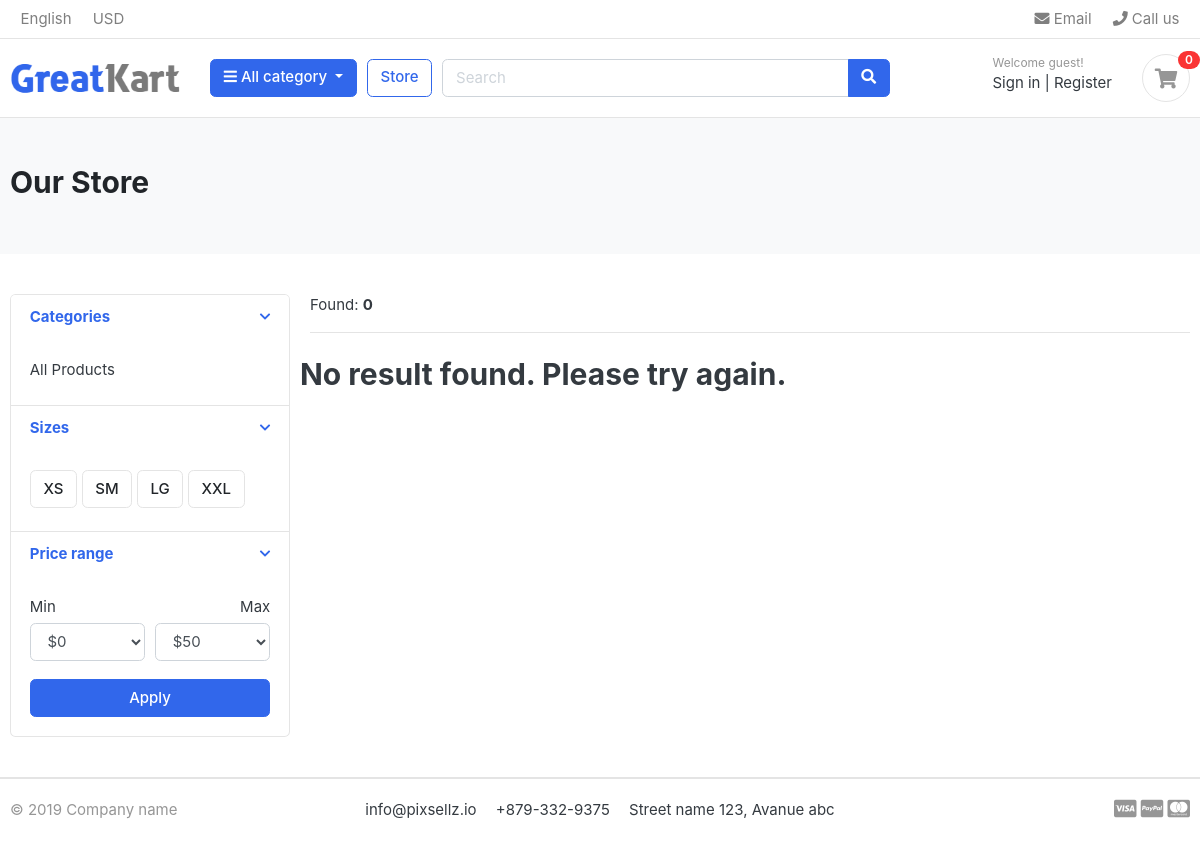
The page /store/ on the database as committed earlier.
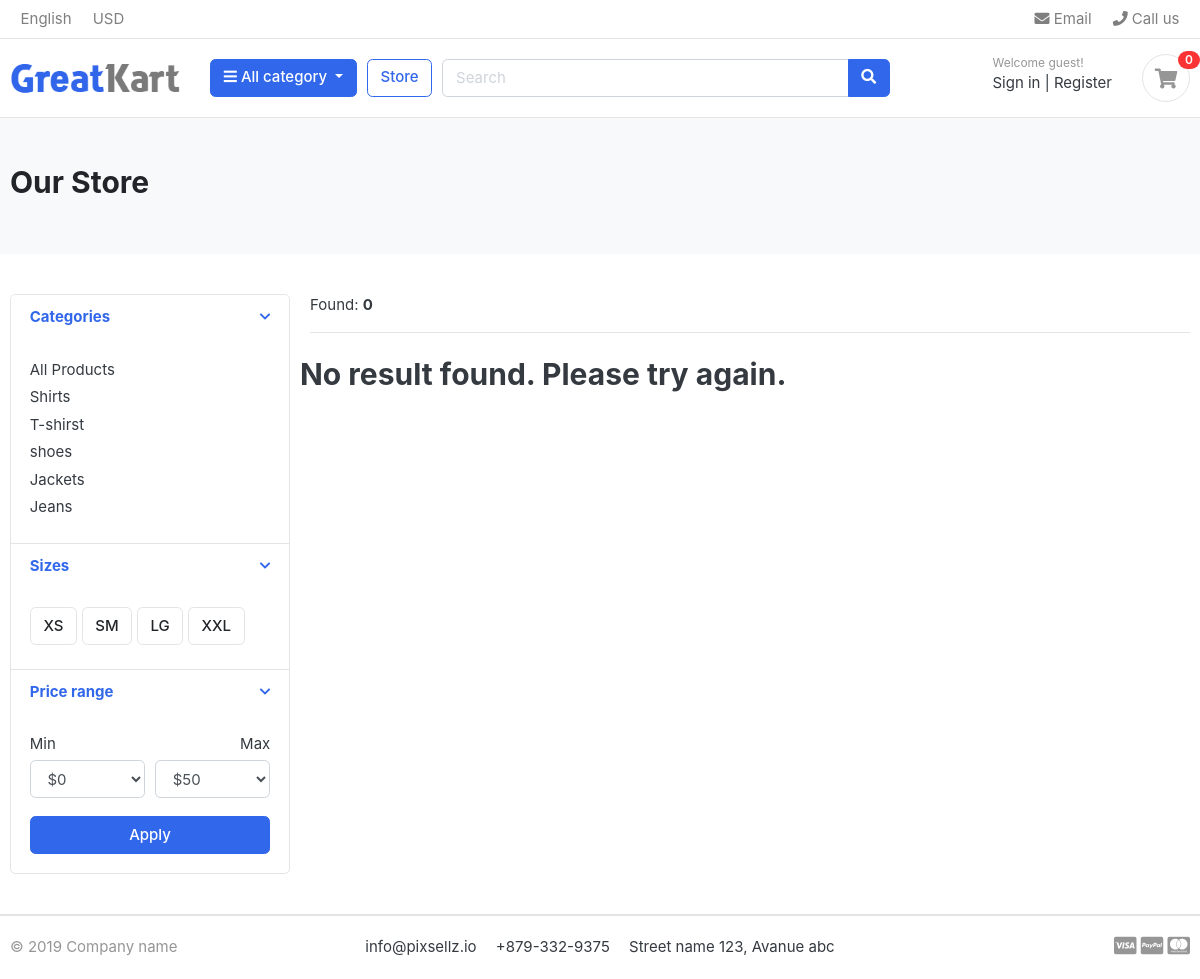
The same page on the database as committed later.
### category/models.py (models this page shows, shortened)
class Category (models.Model):
    category_name = models.CharField(max_length = 50)
    slug = models.SlugField(max_length=100, unique=True)
    description = models.TextField(max_length= 255, blank=True)
    cat_image = models.ImageField(upload_to = 'photos/categories', blank = True)
    class Meta:
        verbose_name = 'category'
        verbose_name_plural = 'categories'
    def get_url(self):
        return reverse('products_by_category', args = [self.slug])

### store/views.py (the view)
# urls.py: path("store/", include('store.urls')),
def store(request, category_slug=None):
    categories = None
    products = None
    if category_slug != None: # nếu người dùng chọn danh mục
        categories = get_object_or_404(Category, slug=category_slug) # tìm danh mục có slug tương ứng, nếu ko tìm thấy -> 404
        products = Product.objects.filter(category = categories, is_available = True) # lấy tất cả sản phẩm thuộc danh mục đó và còn hàng (is_available=True)
        paginator = Paginator(products, 1)
        page = request.GET.get('page')
        paged_products = paginator.get_page(page)
        product_count = products.count()
    else: # Nếu không chọn danh mục nào
        products = Product.objects.all().filter(is_available = True).order_by('id')
        paginator = Paginator(products, 3)
        page = request.GET.get('page')
        paged_products = paginator.get_page(page)
        product_count = products.count()
    context = {
        'products': paged_products,
        'product_count': product_count,
    }
    return render(request, 'store/store.html', context)

### carts/context_processors.py (called while the page is built)
def counter(reuqest): # đếm số lượng sản phẩm trong giỏ hàng
    cart_count = 0
    if 'admin' in reuqest.path:
        return {}
    else:
        try:
            cart = Cart.objects.filter(cart_id= _cart_id(reuqest))
            cart_items = CartItem.objects.all().filter(cart=cart[:1])
            for cart_item in cart_items:
                cart_count += cart_item.quantity
        except Cart.DoesNotExist:
            cart_count = 0
    return dict(cart_count=cart_count)

### carts/views.py (called while the page is built)
def _cart_id(request):
    cart = request.session.session_key # Lấy session id hiện tại của user
    if not cart:
        cart = request.session.create() # Tạo session mới nếu chưa có (session_key = None)
    return cart  # Trả lại session_id để dùng làm cart_id

### category/context_processors.py (called while the page is built)
def menu_links(request):
    links = Category.objects.all() # Lấy toàn bộ các bản ghi Category từ database.
    return dict(links = links)

### templates/store/store.html (shortened to what this page needs)
{% extends "base.html" %}
{% load static %}
{% block content %}
<section class="section-pagetop bg">
<div class="container">
	{% if 'search' in request.path %}
		<h2 class="title-page">Search Result</h2>
	{% else %}
		<h2 class="title-page">Our Store</h2>
	{% endif %}
</div>
</section>
<section class="section-content padding-y">
<div class="container">
<div class="row">
	<aside class="col-md-3">
		<div class="card">
			<article class="filter-group">
				<header class="card-header">
					<a href="#" data-toggle="collapse" data-target="#collapse_1" aria-expanded="true" class="">
						<i class="icon-control fa fa-chevron-down"></i>
						<h6 class="title">Categories</h6>
					</a>
				</header>
				<div class="filter-content collapse show" id="collapse_1" style="">
					<div class="card-body">
						<ul class="list-menu">
							<li><a href="{% url 'store' %}">All Products</a></li>
							{% for category in links %}
							<li><a href="{{ category.get_url}}">{{ category.category_name}}  </a></li>
							{% endfor%}
						</ul>
					</div>
				</div>
			</article>
			<article class="filter-group">
				<header class="card-header">
					<a href="#" data-toggle="collapse" data-target="#collapse_4" aria-expanded="true" class="">
						<i class="icon-control fa fa-chevron-down"></i>
						<h6 class="title">Sizes </h6>
					</a>
				</header>
				<div class="filter-content collapse show" id="collapse_4" style="">
					<div class="card-body">
					<label class="checkbox-btn">
						<span class="btn btn-light"> XS </span>
					</label>
					<label class="checkbox-btn">
						<span class="btn btn-light"> SM </span>
					</label>
					<label class="checkbox-btn">
						<span class="btn btn-light"> LG </span>
					</label>
					<label class="checkbox-btn">
						<span class="btn btn-light"> XXL </span>
					</label>
				</div>
				</div>
			</article>
			<article class="filter-group">
				<header class="card-header">
					<a href="#" data-toggle="collapse" data-target="#collapse_3" aria-expanded="true" class="">
						<i class="icon-control fa fa-chevron-down"></i>
						<h6 class="title">Price range </h6>
					</a>
				</header>
				<div class="filter-content collapse show" id="collapse_3" style="">
					<div class="card-body">
						<div class="form-row">
						<div class="form-group col-md-6">
						<label>Min</label>
							<select class="mr-2 form-control">
								<option value="0">$0</option>
							</select>
						</div>
						<div class="form-group text-right col-md-6">
						<label>Max</label>
							<select class="mr-2 form-control">
								<option value="50">$50</option>
							</select>
						</div>
						</div>
						<button class="btn btn-block btn-primary">Apply</button>
					</div>
				</div>
			</article>
		</div>
	</aside>
	<main class="col-md-9">
		<header class="border-bottom mb-4 pb-3">
				<div class="form-inline">
					<span class="mr-md-auto">Found: <b>{{ product_count }}</b> </span>
				</div>
		</header>
		<div class="row">
			{% if products  %}
			{% for product in products %}
			<div class="col-md-4">
				<figure class="card card-product-grid">
					<div class="img-wrap">
						<a href="{{ product.get_url }}"><img src="{{ product.images.url }}"></a>
					</div>
					<figcaption class="info-wrap">
						<div class="fix-height">
							<a href="{{ product.get_url }}" class="title">{{product.product_name}}</a>
							<div class="price-wrap mt-2">
								<span class="price">{{product.price}}</span>
							</div>
						</div>
						<a href="{{product.get_url }}" class="btn btn-block btn-primary">View Details </a>
					</figcaption>
				</figure>
			</div>
			{% endfor %}
			{% else %}
				<h2>No result found. Please try again.</h2>
			{% endif %}
		</div>
	</main>
</div>
</div>
</section>
{% endblock content %}

### templates/base.html (shortened to what this page needs)
{% load static %}
<!DOCTYPE HTML>
<html lang="en">
<head>
<link href={% static "css/bootstrap.css" %} rel="stylesheet" type="text/css"/>
<link href= {% static "fonts/fontawesome/css/all.min.css" %} type="text/css" rel="stylesheet">
<link href={% static "css/ui.css" %} rel="stylesheet" type="text/css"/>
<link href= {% static "css/responsive.css" %} rel="stylesheet" media="only screen and (max-width: 1200px)" />
</head>
<body>
    {% include "includes/navbar.html" %}
    {% block content %}
    {% endblock content %}
	{% include "includes/footer.html" %}

### templates/includes/navbar.html (shortened to what this page needs)
{% load static %}
<header class="section-header">
<nav class="navbar p-md-0 navbar-expand-sm navbar-light border-bottom">
<div class="container">
  <div class="collapse navbar-collapse" id="navbarTop4">
    <ul class="navbar-nav mr-auto">
    	<li class="nav-item dropdown">
		 	<a href="#" class="nav-link">   English </a>
		</li>
		<li class="nav-item dropdown">
			<a href="#" class="nav-link"> USD </a>
		</li>
    </ul>
    <ul class="navbar-nav">
		<li><a href="#" class="nav-link"> <i class="fa fa-envelope"></i> Email </a></li>
		<li><a href="#" class="nav-link"> <i class="fa fa-phone"></i> Call us </a></li>
	</ul>
  </div>
</div>
</nav>
<section class="header-main border-bottom">
	<div class="container">
<div class="row align-items-center">
	<div class="col-lg-2 col-md-3 col-6">
		<a href="{% url 'home' %}" class="brand-wrap">
			<img class="logo" src= {% static "./images/logo.png" %}>
		</a>
	</div>
	<div class="col-lg col-sm col-md col-6 flex-grow-0">
		<div class="category-wrap dropdown d-inline-block float-right">
			<button type="button" class="btn btn-primary dropdown-toggle" data-toggle="dropdown">
				<i class="fa fa-bars"></i> All category
			</button>
		</div>
	</div>
	<a href="{% url 'store' %}" class="btn btn-outline-primary">Store</a>
	<div class="col-lg  col-md-6 col-sm-12 col">
		<form action="{% url 'search' %}" class="search" method='GET'>
			<div class="input-group w-100">
			    <input type="text" class="form-control" style="width:60%;" placeholder="Search" name = "keyword">
			    <div class="input-group-append">
			      <button class="btn btn-primary" type="submit">
			        <i class="fa fa-search"></i>
			      </button>
			    </div>
		    </div>
		</form>
	</div>
	<div class="col-lg-3 col-sm-6 col-8 order-2 order-lg-3">
				<div class="d-flex justify-content-end mb-3 mb-lg-0">
					<div class="widget-header">
						<small class="title text-muted">Welcome guest!</small>
						<div>
							<a href="./signin.html">Sign in</a> <span class="dark-transp"> | </span>
							<a href="./register.html"> Register</a>
						</div>
					</div>
					<a href= {% url "cart" %} class="widget-header pl-3 ml-3">
						<div class="icon icon-sm rounded-circle border"><i class="fa fa-shopping-cart"></i></div>
						<span class="badge badge-pill badge-danger notify">{{ cart_count }}</span>
					</a>
				</div>
			</div>
        </div>
	</div>
</section>
</header>

### templates/includes/footer.html
<footer class="section-footer border-top">
	<div class="container">
		<section class="footer-bottom border-top row">
			<div class="col-md-2">
				<p class="text-muted"> &copy 2019 Company name </p>
			</div>
			<div class="col-md-8 text-md-center">
				<span  class="px-2">info@pixsellz.io</span>
				<span  class="px-2">+879-332-9375</span>
				<span  class="px-2">Street name 123, Avanue abc</span>
			</div>
			<div class="col-md-2 text-md-right text-muted">
				<i class="fab fa-lg fa-cc-visa"></i>
				<i class="fab fa-lg fa-cc-paypal"></i>
				<i class="fab fa-lg fa-cc-mastercard"></i>
			</div>
		</section>
	</div>
</footer>

### static/css/ui.css (style rules this page uses)
html { font-family: "Inter", sans-serif; font-size: 15px; }
.icon-xs, .icon-sm, .icon-md, .icon-lg { display: inline-block; text-align: center; flex-shrink: 0; flex-grow: 0; }
.icon-sm { width: 48px; height: 48px; line-height: 48px !important; font-size: 20px; }
.padding-y { padding-top: 40px; padding-bottom: 40px; }
article:after, .form-group:after { display: block; clear: both; content: ""; }
.bg { background-color: #f8f9fa; }
.title-page { color: #212529; }
p:last-child { margin-bottom: 0; }
.header-main { position: relative; padding-top: 1rem; padding-bottom: 1rem; }
.brand-wrap .logo, .navbar-brand .logo { margin-right: 7px; max-height: 42px; display: inline-block; }
.widget-header { display: inline-block; vertical-align: middle; position: relative; }
.widget-header a { color: #343a40; }
.widget-header i { color: #969696; }
.widget-header .title { display: block; }
.widget-header .notify { position: absolute; top: -3px; right: -10px; }
.footer-bottom { padding-top: 20px; padding-bottom: 20px; }
.btn-light { background-color: #fff; border-color: #e4e4e4; }
[class*=list-] li:after { visibility: hidden; display: block; content: ""; overflow: hidden; height: 0; clear: both; }
.list-menu { list-style: none; margin: 0; padding-left: 0; }
.list-menu li { margin-bottom: 5px; }
.list-menu a { color: #343a40; }
.notify { position: absolute; top: -4px; right: -10px; display: inline-block; padding: 0.25em 0.6em; font-size: 12px; line-height: 1; text-align: center; border-radius: 3rem; color: #fff; background-color: #fa3434; }
.icon-control { margin-top: 5px; float: right; font-size: 80%; }
.card-header .title { margin-bottom: 0; line-height: 1.5; }
.filter-group { border-bottom: 1px solid #e4e4e4; }
.filter-group .card-header { border-bottom: 0; }
.filter-group:last-child { border-bottom: 0; }
.checkbox-btn { position: relative; }
.section-pagetop { padding: 45px 0; }

Rows that differ between the two databases and show on the page:
added Category: category_name "Shirts"
added Category: category_name "T-shirst"
added Category: category_name "shoes"
added Category: category_name "Jackets"
added Category: category_name "Jeans"
